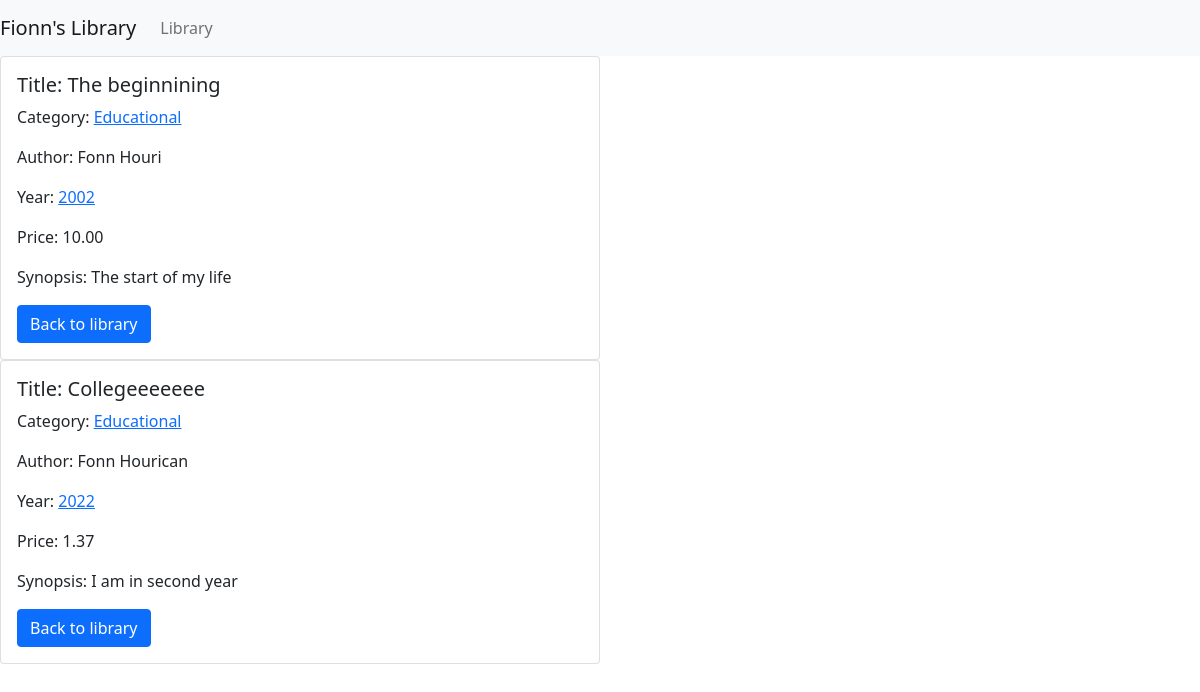
Page /books/category/Educational on the committed database.
### templates/models.py (models this page shows)
class Book(models.Model):
    id = models.AutoField(primary_key=True)
    year = models.IntegerField()
    author = models.CharField(max_length=30) # charfields have to have a max length
    price = models.DecimalField(max_digits=5, decimal_places=2) # number from 0.0-999.99
    title = models.TextField()
    synopsis = models.TextField()
    genre = models.TextField(null=True)

### templates/views.py (the view)
# urls.py: path('books/category/<str:bookgenre>', views.view_by_genre, name='genre_book'),
def view_by_genre(request, bookgenre):
    genre_book = Book.objects.all().filter(genre=bookgenre)
    return render(request, 'year.html', {'book':genre_book})

### templates/templates/year.html (shortened to what this page needs)
{% extends 'base.html' %}
{% block content %}
    {% for b in book %}
        <div class="card w-50">
            <div class="card-body">
                <h5 class="card-title">Title: {{ b.title }}</h5>
                <p class="card-text">Category: <a href="/books/category/{{ b.genre }}">{{ b.genre }}</a> </p>
                <p class="card-text">Author: {{ b.author }}</p>
                <p class="card-text">Year: <a href="/books/year/{{ b.year }}">{{ b.year }}</a></p>
                <p class="card-text">Price: {{ b.price }}</p>
                <p class="card-text">Synopsis: {{ b.synopsis }}</p>
                <a href="/books" class="btn btn-primary">Back to library</a>
            </div>
        </div>
    {% endfor %}
{% endblock %}

### rows in the picture
Book: title "The beginnining", genre "Educational", author "Fonn Houri", year "2002", price "10.00", synopsis "The start of my life"
Book: title "Collegeeeeeee", genre "Educational", author "Fonn Hourican", year "2022", price "1.37", synopsis "I am in second year"
